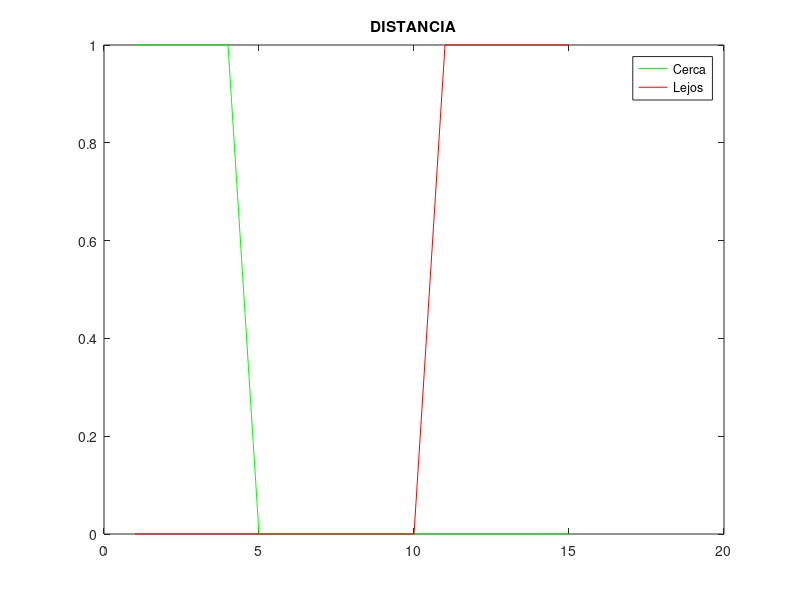

MATLAB code for this plot: (Note: this script raises an error after producing the figure.)
%ejer 7


cerca(1:4)=1;
cerca(5:15)=0;

%%a
lejos(1:10)=0;
lejos(11:15)=1;

plot(cerca,'g'), title('DISTANCIA')
hold on
plot(lejos,'r')
legend('Cerca','Lejos')
hold off

%%b
%Todas las funciones estas definidas en scripts
%nomuycerca = c = 1-cerca(x).^2;


clear all;

grado = nomuycerca(4.5) + lejos(10.7) - nomuycerca(4.5) * lejos(10.7)

%grado = 0.925